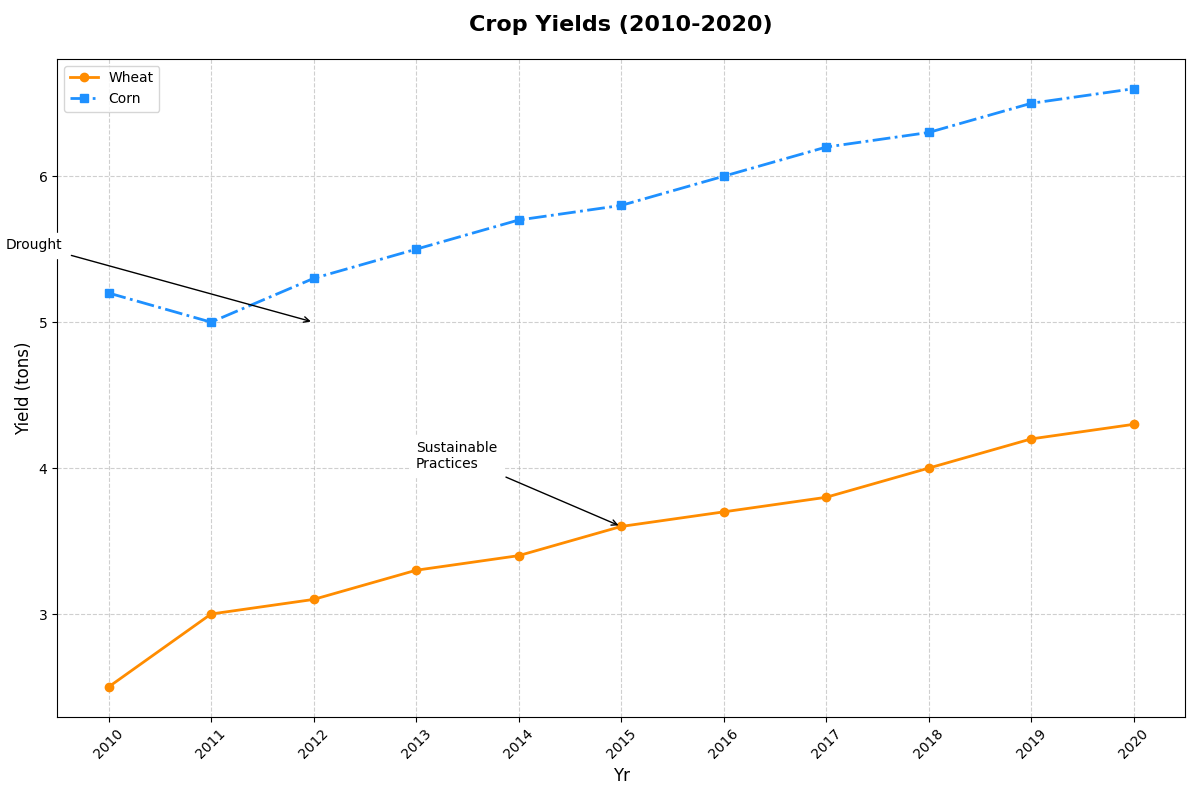

Recreate this plot in Python.
import matplotlib.pyplot as plt
import numpy as np

years = np.arange(2010, 2021)

wheat_yield = np.array([2.5, 3.0, 3.1, 3.3, 3.4, 3.6, 3.7, 3.8, 4.0, 4.2, 4.3])
corn_yield = np.array([5.2, 5.0, 5.3, 5.5, 5.7, 5.8, 6.0, 6.2, 6.3, 6.5, 6.6])

fig, ax = plt.subplots(figsize=(12, 8))

ax.plot(years, wheat_yield, label='Wheat', color='darkorange', marker='o', linewidth=2, linestyle='-')
ax.plot(years, corn_yield, label='Corn', color='dodgerblue', marker='s', linewidth=2, linestyle='-.')

ax.set_title('Crop Yields (2010-2020)', fontsize=16, fontweight='bold', loc='center', pad=20)
ax.set_xlabel('Yr', fontsize=12)
ax.set_ylabel('Yield (tons)', fontsize=12)
ax.legend(loc='upper left', fontsize=10, frameon=True)

ax.grid(True, linestyle='--', alpha=0.6)

ax.set_xticks(years)
ax.set_xticklabels(years, rotation=45)

ax.annotate('Sustainable\nPractices', xy=(2015, 3.6), xytext=(2013, 4.0),
            arrowprops=dict(facecolor='black', arrowstyle='->'),
            fontsize=10, backgroundcolor='white')
ax.annotate('Drought', xy=(2012, 5.0), xytext=(2009, 5.5),
            arrowprops=dict(facecolor='black', arrowstyle='->'),
            fontsize=10, backgroundcolor='white')

plt.tight_layout()

plt.show()
